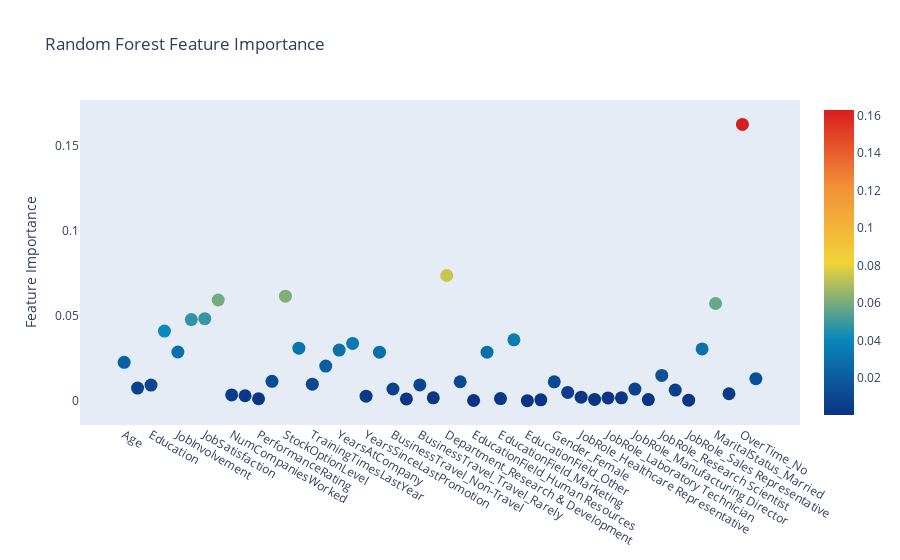

Notebook source saved alongside this figure:
### Code cell
# Scatter plot 
trace = go.Scatter(
    y = rf.feature_importances_,
    x = attrition_final.columns.values,
    mode='markers',
    marker=dict(
        sizemode = 'diameter',
        sizeref = 1,
        size = 13,
        #size= rf.feature_importances_,
        #color = np.random.randn(500), #set color equal to a variable
        color = rf.feature_importances_,
        colorscale='Portland',
        showscale=True
    ),
    text = attrition_final.columns.values
)
data = [trace]

layout= go.Layout(
    autosize= True,
    title= 'Random Forest Feature Importance',
    hovermode= 'closest',
     xaxis= dict(
         ticklen= 5,
         showgrid=False,
        zeroline=False,
        showline=False
     ),
    yaxis=dict(
        title= 'Feature Importance',
        showgrid=False,
        zeroline=False,
        ticklen= 5,
        gridwidth= 2
    ),
    showlegend= False
)
fig = go.Figure(data=data, layout=layout)
py.iplot(fig,filename='scatter2010')

### Figure 1 — Plotly figure (JSON) as saved in the notebook; plotly's stock layout.template omitted (floating-point values rounded to 4 significant figures)
{"data": [{"marker": {"color": [0.02284, 0.007656, 0.009415, 0.04121, 0.02889, 0.048, 0.04851, 0.05951, 0.003648, 0.003148, 0.001374, 0.01166, 0.06174, 0.03114, 0.009943, 0.02064, 0.03001, 0.03395, 0.002889, 0.0288, 0.007114, 0.001302, 0.009551, 0.00192, 0.0739, 0.0114, 0.0003617, 0.02881, 0.001472, 0.03604, 0.0002847, 0.0007426, 0.01135, 0.005088, 0.002302, 0.0009877, 0.001845, 0.001941, 0.007092, 0.0009313, 0.01508, 0.006485, 0.0005494, 0.03071, 0.05742, 0.004324, 0.1628, 0.01321], "colorscale": [[0, "rgb(12,51,131)"], [0.25, "rgb(10,136,186)"], [0.5, "rgb(242,211,56)"], [0.75, "rgb(242,143,56)"], [1, "rgb(217,30,30)"]], "showscale": true, "size": 13, "sizemode": "diameter", "sizeref": 1}, "mode": "markers", "text": ["Age", "DistanceFromHome", "Education", "EnvironmentSatisfaction", "JobInvolvement", "JobLevel", "JobSatisfaction", "MonthlyIncome", "NumCompaniesWorked", "PercentSalaryHike", "PerformanceRating", "RelationshipSatisfaction", "StockOptionLevel", "TotalWorkingYears", "TrainingTimesLastYear", "WorkLifeBalance", "YearsAtCompany", "YearsInCurrentRole", "YearsSinceLastPromotion", "YearsWithCurrManager", "BusinessTravel_Non-Travel", "BusinessTravel_Travel_Frequently", "BusinessTravel_Travel_Rarely", "Department_Human Resources", "Department_Research & Development", "Department_Sales", "EducationField_Human Resources", "EducationField_Life Sciences", "EducationField_Marketing", "EducationField_Medical", "EducationField_Other", "EducationField_Technical Degree", "Gender_Female", "Gender_Male", "JobRole_Healthcare Representative", "JobRole_Human Resources", "JobRole_Laboratory Technician", "JobRole_Manager", "JobRole_Manufacturing Director", "JobRole_Research Director", "JobRole_Research Scientist", "JobRole_Sales Executive", "JobRole_Sales Representative", "MaritalStatus_Divorced", "MaritalStatus_Married", "MaritalStatus_Single", "OverTime_No", "OverTime_Yes"], "type": "scatter", "x": ["Age", "DistanceFromHome", "Education", "EnvironmentSatisfaction", "JobInvolvement", "JobLevel", "JobSatisfaction", "MonthlyIncome", "NumCompaniesWorked", "PercentSalaryHike", "PerformanceRating", "RelationshipSatisfaction", "StockOptionLevel", "TotalWorkingYears", "TrainingTimesLastYear", "WorkLifeBalance", "YearsAtCompany", "YearsInCurrentRole", "YearsSinceLastPromotion", "YearsWithCurrManager", "BusinessTravel_Non-Travel", "BusinessTravel_Travel_Frequently", "BusinessTravel_Travel_Rarely", "Department_Human Resources", "Department_Research & Development", "Department_Sales", "EducationField_Human Resources", "EducationField_Life Sciences", "EducationField_Marketing", "EducationField_Medical", "EducationField_Other", "EducationField_Technical Degree", "Gender_Female", "Gender_Male", "JobRole_Healthcare Representative", "JobRole_Human Resources", "JobRole_Laboratory Technician", "JobRole_Manager", "JobRole_Manufacturing Director", "JobRole_Research Director", "JobRole_Research Scientist", "JobRole_Sales Executive", "JobRole_Sales Representative", "MaritalStatus_Divorced", "MaritalStatus_Married", "MaritalStatus_Single", "OverTime_No", "OverTime_Yes"], "y": [0.02284, 0.007656, 0.009415, 0.04121, 0.02889, 0.048, 0.04851, 0.05951, 0.003648, 0.003148, 0.001374, 0.01166, 0.06174, 0.03114, 0.009943, 0.02064, 0.03001, 0.03395, 0.002889, 0.0288, 0.007114, 0.001302, 0.009551, 0.00192, 0.0739, 0.0114, 0.0003617, 0.02881, 0.001472, 0.03604, 0.0002847, 0.0007426, 0.01135, 0.005088, 0.002302, 0.0009877, 0.001845, 0.001941, 0.007092, 0.0009313, 0.01508, 0.006485, 0.0005494, 0.03071, 0.05742, 0.004324, 0.1628, 0.01321]}], "layout": {"autosize": true, "hovermode": "closest", "showlegend": false, "title": {"text": "Random Forest Feature Importance"}, "xaxis": {"showgrid": false, "showline": false, "ticklen": 5, "zeroline": false}, "yaxis": {"gridwidth": 2, "showgrid": false, "ticklen": 5, "title": {"text": "Feature Importance"}, "zeroline": false}}}
